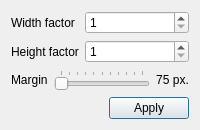
<?xml version="1.0" encoding="UTF-8"?>
<ui version="4.0">
 <class>ModelAreaDialog</class>
 <widget class="QDialog" name="ModelAreaDialog">
  <property name="geometry">
   <rect>
    <x>0</x>
    <y>0</y>
    <width>200</width>
    <height>130</height>
   </rect>
  </property>
  <property name="windowTitle">
   <string>Model Area</string>
  </property>
  <layout class="QVBoxLayout" name="verticalLayout">
   <item>
    <layout class="QFormLayout" name="formLayout">
     <item row="0" column="0">
      <widget class="QLabel" name="widthFactorLabel">
       <property name="text">
        <string>Width factor</string>
       </property>
      </widget>
     </item>
     <item row="0" column="1">
      <widget class="QSpinBox" name="widthFactorSpinBox">
       <property name="minimum">
        <number>1</number>
       </property>
       <property name="maximum">
        <number>10</number>
       </property>
      </widget>
     </item>
     <item row="1" column="0">
      <widget class="QLabel" name="heightFactorLabel">
       <property name="text">
        <string>Height factor</string>
       </property>
      </widget>
     </item>
     <item row="1" column="1">
      <widget class="QSpinBox" name="heightFactorSpinBox">
       <property name="minimum">
        <number>1</number>
       </property>
       <property name="maximum">
        <number>10</number>
       </property>
      </widget>
     </item>
    </layout>
   </item>
   <item>
    <layout class="QHBoxLayout" name="topHorizontalLayout">
     <item>
      <widget class="QLabel" name="marginLabel">
       <property name="text">
        <string>Margin</string>
       </property>
      </widget>
     </item>
     <item>
      <widget class="QSlider" name="marginHorizontalSlider">
       <property name="minimum">
        <number>75</number>
       </property>
       <property name="maximum">
        <number>175</number>
       </property>
       <property name="singleStep">
        <number>5</number>
       </property>
       <property name="pageStep">
        <number>5</number>
       </property>
       <property name="orientation">
        <enum>Qt::Horizontal</enum>
       </property>
       <property name="tickPosition">
        <enum>QSlider::TicksAbove</enum>
       </property>
       <property name="tickInterval">
        <number>10</number>
       </property>
      </widget>
     </item>
     <item>
      <widget class="QLabel" name="marginValueLabel">
       <property name="minimumSize">
        <size>
         <width>0</width>
         <height>0</height>
        </size>
       </property>
       <property name="text">
        <string>75 px.</string>
       </property>
       <property name="alignment">
        <set>Qt::AlignCenter</set>
       </property>
      </widget>
     </item>
    </layout>
   </item>
   <item>
    <layout class="QHBoxLayout" name="bottomHorizontalLayout">
     <item>
      <spacer name="horizontalSpacer">
       <property name="orientation">
        <enum>Qt::Horizontal</enum>
       </property>
       <property name="sizeHint" stdset="0">
        <size>
         <width>82</width>
         <height>20</height>
        </size>
       </property>
      </spacer>
     </item>
     <item>
      <widget class="QPushButton" name="applyPushButton">
       <property name="text">
        <string>Apply</string>
       </property>
       <property name="icon">
        <iconset resource="../../rsc.qrc">
         <normaloff>:/icons/dialog-ok-apply.png</normaloff>:/icons/dialog-ok-apply.png</iconset>
       </property>
      </widget>
     </item>
    </layout>
   </item>
  </layout>
 </widget>
 <resources>
  <include location="../../rsc.qrc"/>
 </resources>
 <connections/>
</ui>
